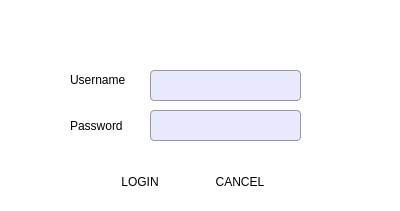
<?xml version="1.0" encoding="UTF-8"?>
<ui version="4.0">
 <class>LoginPage</class>
 <widget class="QDialog" name="LoginPage">
  <property name="geometry">
   <rect>
    <x>0</x>
    <y>0</y>
    <width>400</width>
    <height>211</height>
   </rect>
  </property>
  <property name="windowTitle">
   <string>Dialog</string>
  </property>
  <property name="styleSheet">
   <string notr="true">background-color: white</string>
  </property>
  <widget class="QPushButton" name="loginBtn">
   <property name="geometry">
    <rect>
     <x>100</x>
     <y>170</y>
     <width>80</width>
     <height>24</height>
    </rect>
   </property>
   <property name="styleSheet">
    <string notr="true">border:none</string>
   </property>
   <property name="text">
    <string>LOGIN</string>
   </property>
  </widget>
  <widget class="QLineEdit" name="username">
   <property name="geometry">
    <rect>
     <x>150</x>
     <y>70</y>
     <width>151</width>
     <height>31</height>
    </rect>
   </property>
   <property name="styleSheet">
    <string notr="true">background-color:rgba(200, 200, 255, 100);color:black;padding: 5px; border: 1px solid #999; border-radius: 4px;</string>
   </property>
  </widget>
  <widget class="QLineEdit" name="password">
   <property name="geometry">
    <rect>
     <x>150</x>
     <y>110</y>
     <width>151</width>
     <height>31</height>
    </rect>
   </property>
   <property name="styleSheet">
    <string notr="true">background-color:rgba(200, 200, 255, 100);color:black;padding: 5px; border: 1px solid #999; border-radius: 4px;</string>
   </property>
   <property name="echoMode">
    <enum>QLineEdit::Password</enum>
   </property>
  </widget>
  <widget class="QLabel" name="usernameLabel">
   <property name="geometry">
    <rect>
     <x>70</x>
     <y>70</y>
     <width>71</width>
     <height>20</height>
    </rect>
   </property>
   <property name="styleSheet">
    <string notr="true">color:black</string>
   </property>
   <property name="text">
    <string>Username</string>
   </property>
  </widget>
  <widget class="QLabel" name="passwordLabel">
   <property name="geometry">
    <rect>
     <x>70</x>
     <y>110</y>
     <width>71</width>
     <height>31</height>
    </rect>
   </property>
   <property name="styleSheet">
    <string notr="true">color:black</string>
   </property>
   <property name="text">
    <string>Password</string>
   </property>
  </widget>
  <widget class="QPushButton" name="cancelBtn">
   <property name="geometry">
    <rect>
     <x>200</x>
     <y>170</y>
     <width>80</width>
     <height>24</height>
    </rect>
   </property>
   <property name="styleSheet">
    <string notr="true">border:none</string>
   </property>
   <property name="text">
    <string>CANCEL</string>
   </property>
  </widget>
  <widget class="QLabel" name="messageLabel">
   <property name="geometry">
    <rect>
     <x>100</x>
     <y>20</y>
     <width>191</width>
     <height>20</height>
    </rect>
   </property>
   <property name="styleSheet">
    <string notr="true">color:red</string>
   </property>
   <property name="text">
    <string/>
   </property>
  </widget>
 </widget>
 <resources/>
 <connections/>
</ui>
